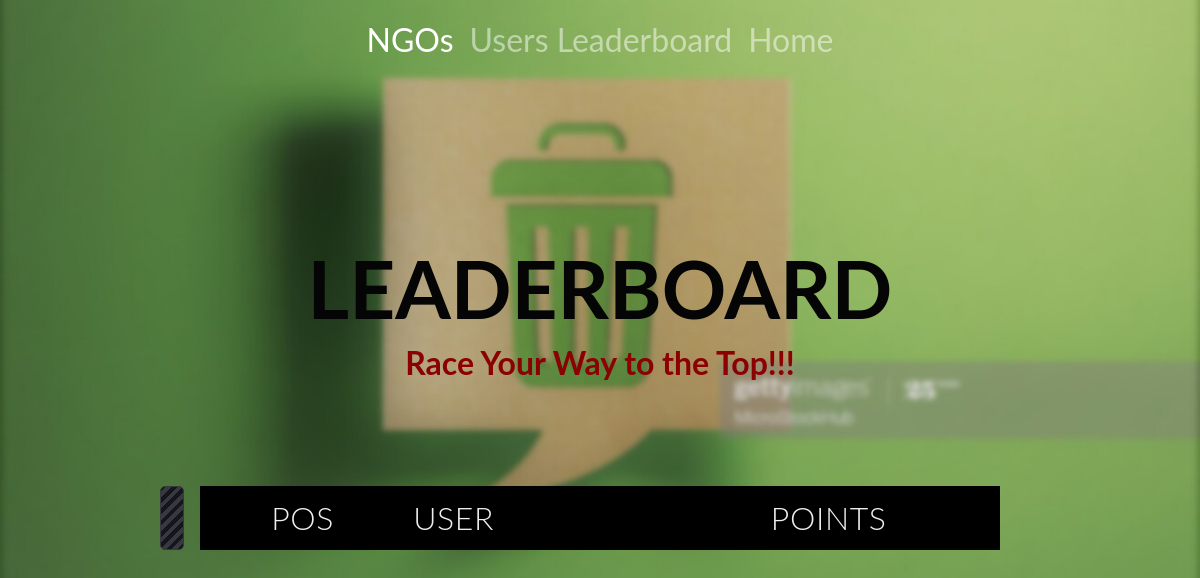
The app's page /ngos-leaderboard/, older data.
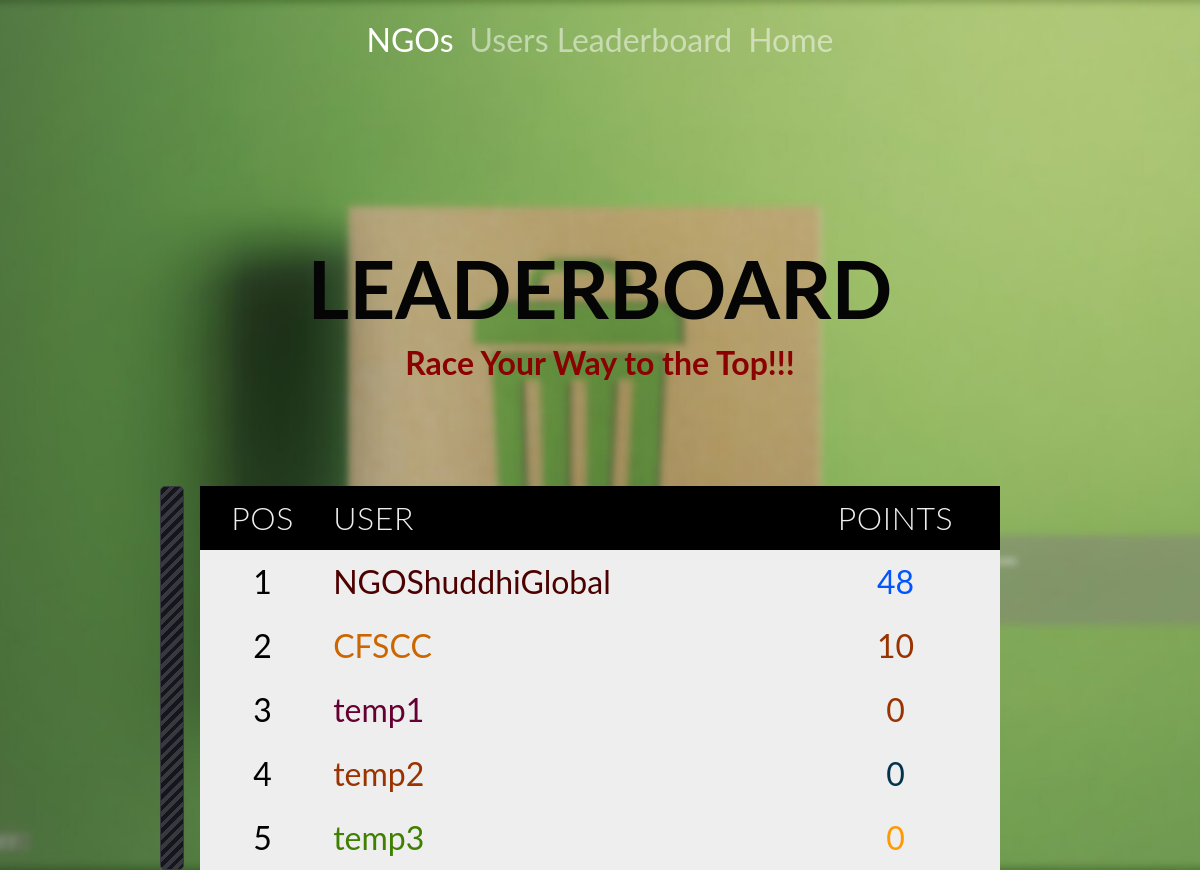
The same page, newer data.
### proj/models.py (models this page shows)
class UserContributionModel(models.Model):
    user = models.OneToOneField(User, on_delete=models.CASCADE)
    contribution = models.PositiveSmallIntegerField(default=0)
    workCompleted = models.PositiveSmallIntegerField(
        default=0)  # Specific for NGO
    field_history = FieldHistoryTracker(['contribution'])

### proj/views.py (the view)
# urls.py: path('ngos-leaderboard/', NGOLeaderboard, name='NGOLeaderboard'),
def NGOLeaderboard(request):
    li = UserContributionModel.objects.order_by('-contribution')
    l1 = []
    print(li)
    for x in li:
        if(x.user.groups.all()[0].name == "NGO"):
            l1.append(x)
    l1 = l1[:100]
    print(l1)
    return render(request, 'LeaderBoard.html', {"list": l1})

### proj/templates/LeaderBoard.html (shortened to what this page needs)
{% load static %}
<!DOCTYPE html>
<html lang="en">
<head>
  <link rel="stylesheet" href="https://stackpath.bootstrapcdn.com/bootstrap/4.5.0/css/bootstrap.min.css">
  <link rel="stylesheet" href="{% static 'css/leaderboard.css' %}">
</head>
<body>
  <nav class="navbar navbar-expand-sm  navbar-dark scrolling-navbar">
    <div class="container">
      <div class="collapse navbar-collapse" id="navbarSupportedContent">
        <ul class="navbar-nav mr-auto">
          <li class="nav-item active">
            <a class="nav-link" href="/ngos-leaderboard/">NGOs
            </a>
          </li>
          <li class="nav-item">
            <a class="nav-link" href="/user-leaderboard/">Users Leaderboard</a>
          </li>
          <li class="nav-item">
            <a class="nav-link" href="/" >Home</a>
          </li>
        </ul>
      </div>
    </div>
  </nav>
<br>
<br>
<div class="jumbotron" style="background-color: transparent;">
  <h1 style="color: rgb(4, 5, 4); text-align: center; font-size: 5rem; font-weight: bolder;">LEADERBOARD</h1>
  <h3 style="color: darkred; text-align: center; font-size: 2rem; font-weight: bold;">Race Your Way to the Top!!!</h3>
</div>
<table>
    <THEAD>
    <tr style="color: azure; background-color: black !important">
      <th>
       Pos
      </th>
      <th>
       User
      </th>
      <th>
       Points
      </th>
    </tr>
</THEAD>
<tbody>
    {% for x in list %}
    <tr>
        <td>{{forloop.counter}}</td>
        <td class="name">{{x.user}}</td>
        <td class="contributions">{{x.contribution}}</td>
    </tr>
    {% endfor %}
</tbody>
  </table>
</body>
</html>

### proj/static/css/leaderboard.css (style rules this page uses)
* { box-sizing: border-box; margin: 0; padding: 0; color:black; }
body { background: #15151E; color: rgba(85, 119, 88, 0.9); font-family: 'Rubik', sans-serif; display: flex; font-size: xx-large; background: url('../img/lead.jpg') ; font-family: "lato", sans-serif; background-size: cover; height: -webkit-fill-available;; background-repeat: no-repeat; background-position: center; flex-direction: column; align-items: center; }
THEAD { background-color: rgb(10, 8, 8); }
table { margin: 0rem 1rem; position: relative; width: calc(90vw - 2rem); max-width: 800px; border-spacing: 0 1rem; }
table:before { position: absolute; content: ''; right: calc(100% + 1rem); top: 0; height: 100%; width: 1.5rem; border-radius: 5px; border: 1px solid #38383F; background: repeating-linear-gradient(-45deg, #15151E 0px, #15151E 4px, #38383F 4px, #38383F 8px); }
table tr > * { text-align: center; padding: 0.5rem; }
table tr > *:nth-child(2) { text-align: left; }
table th { font-weight: 300; letter-spacing: 0.04rem; font: size 10px; ; color: #eee; text-transform: uppercase; }
tr { background-color: #eee; }

Row changes from the older to the newer data that the page shows:
added UserContributionModel: user "NGOShuddhiGlobal", contribution "48"
added UserContributionModel: user "CFSCC", contribution "10"
added UserContributionModel: user "temp1", contribution "0"
added UserContributionModel: user "temp2", contribution "0"
added UserContributionModel: user "temp3", contribution "0"
